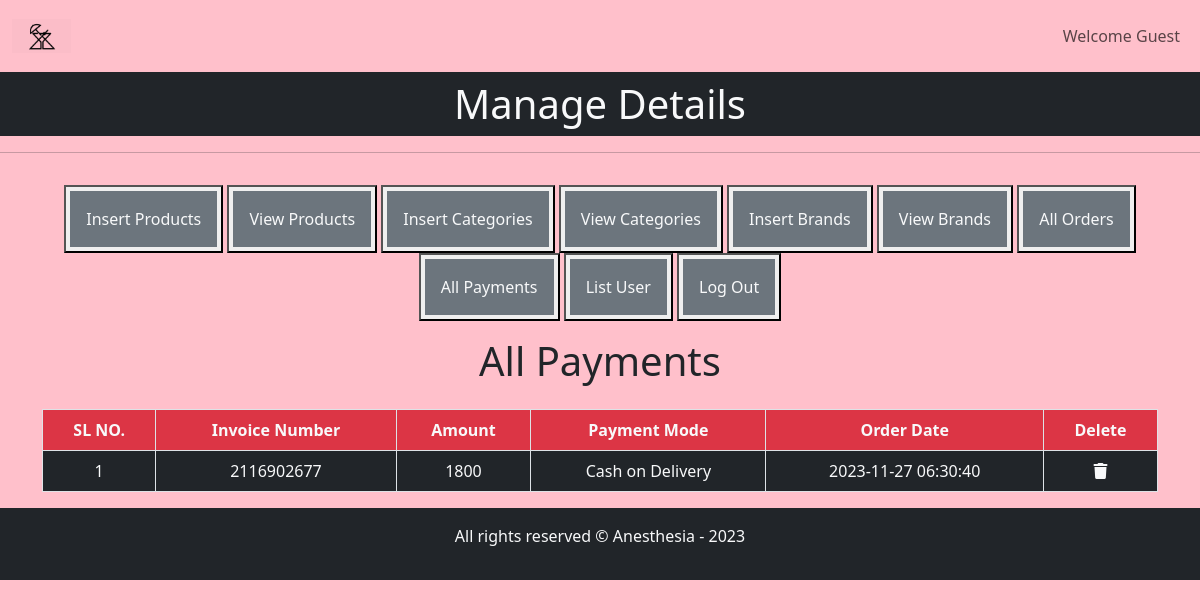
/admin_area/index.php?list_payments, run on the app's committed database.
### tables this page shows
CREATE TABLE `user_payments` (
  `payment_id` int(11) NOT NULL,
  `order_id` int(11) NOT NULL,
  `invoice_number` int(11) NOT NULL,
  `amount` int(11) NOT NULL,
  `payment_mode` varchar(255) NOT NULL,
  `date` timestamp NOT NULL DEFAULT current_timestamp() ON UPDATE current_timestamp()
);

### admin_area/list_payments.php (the view, shortened to what this page needs)
<h1 class="text-center">All Payments</h1>
<table class="table table-bordered mt-4">
    <thead>
    <?php
$get_payments="Select * from `user_payments`";
$result=mysqli_query($con,$get_payments);
$row_count=mysqli_num_rows($result);
if($row_count==0){
    echo "<h1 class='text-danger text-center mt-4'>No payments received yet!</h1>";
}else{
    echo "<tr>
<th class='bg-danger text-light text-center'>SL NO.</th>
<th class='bg-danger text-light text-center'>Invoice Number</th>
<th class='bg-danger text-light text-center'>Amount</th>
<th class='bg-danger text-light text-center'>Payment Mode</th>
<th class='bg-danger text-light text-center'>Order Date</th>
<th class='bg-danger text-light text-center'>Delete</th>
</tr>
</thead>
<tbody>";
    $number=0;
    while($row_data=mysqli_fetch_assoc($result)){
        $order_id=$row_data['order_id'];
        $amount=$row_data['amount'];
        $invoice_number=$row_data['invoice_number'];
        $payment_mode=$row_data['payment_mode'];
        $date=$row_data['date'];
        $number++;
        echo "<tr>
        <td class='bg-dark text-light text-center'>$number</td>
        <td class='bg-dark text-light text-center'>$invoice_number</td>
        <td class='bg-dark text-light text-center'>$amount</td>
        <td class='bg-dark text-light text-center'>$payment_mode</td>
        <td class='bg-dark text-light text-center'>$date</td>
        <td class='bg-dark text-light text-center'><a href='index.php?delete_payment=$order_id'
            type='button' class='text-light' data-toggle='modal' data-target='#exampleModal'><i class='fa-solid fa-trash'></td>
    </tr>";
    }
}
?>
    </tbody>
</table>

### style.css (style rules this page uses)
* { margin: 0; padding: 0; box-sizing: border-box; }

### admin_area/index.php (style rules this page uses)
body { overflow-x:hidden; }

### data on the page
user_payments: invoice_number "2116902677", amount "1800", payment_mode "Cash on Delivery", date "2023-11-27 06:30:40"
